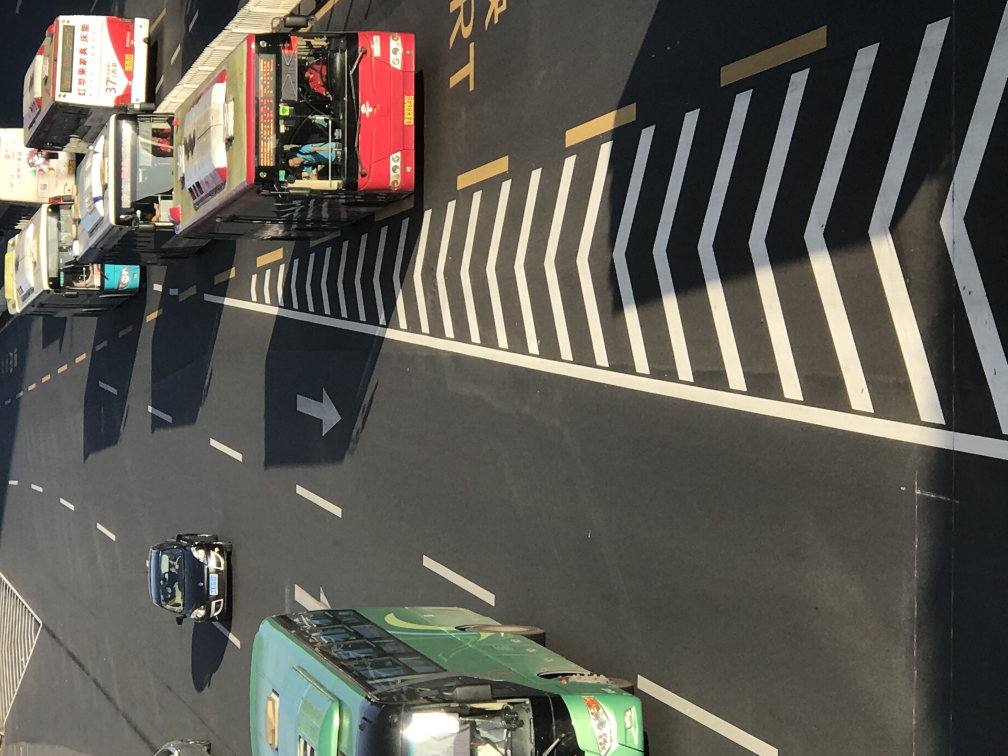
#> input picture data/shipai/normal/IMG_3236.JPG, 4032 x 3024 px, found by its file name (shown at 1/4 size); its folder holds 4 pictures in this run
$ python images_cluster.py
#> lines starting #> are read from the running program, lines starting #| are printed output that depends on the picture; pictures that were not available may be replaced by others from this repository, and a replacement may not be noted
# -*- coding:utf-8 -*-

from PIL import Image
import cv2
import numpy as np
import os
from sklearn.cluster import KMeans
'''
   @author:bqFirst
   date:2018-8

'''


# Compute low order moments(1,2,3)
def color_moments(img):
    """compute feature with color moment"""

    # Convert BGR to HSV color space
    hsv = cv2.cvtColor(img, cv2.COLOR_BGR2HSV)
    # Split the channels - h,s,v
    h, s, v = cv2.split(hsv)
    # Initialize the color feature
    color_feature = []
    # N = h.shape[0] * h.shape[1]
    # The first central moment - average
    h_mean = np.mean(h)  # np.sum(h)/float(N)
    s_mean = np.mean(s)  # np.sum(s)/float(N)
    v_mean = np.mean(v)  # np.sum(v)/float(N)
    color_feature.extend([h_mean, s_mean, v_mean])
    # The second central moment - standard deviation
    h_std = np.std(h)  # np.sqrt(np.mean(abs(h - h.mean())**2))
    s_std = np.std(s)  # np.sqrt(np.mean(abs(s - s.mean())**2))
    v_std = np.std(v)  # np.sqrt(np.mean(abs(v - v.mean())**2))
    color_feature.extend([h_std, s_std, v_std])
    # The third central moment - the third root of the skewness
    h_skewness = np.mean(abs(h - h.mean())**3)
    s_skewness = np.mean(abs(s - s.mean())**3)
    v_skewness = np.mean(abs(v - v.mean())**3)
    h_thirdMoment = h_skewness**(1./3)
    s_thirdMoment = s_skewness**(1./3)
    v_thirdMoment = v_skewness**(1./3)
    color_feature.extend([h_thirdMoment, s_thirdMoment, v_thirdMoment])
    return color_feature


def cut(file,vx,vy):
    """

    :param file:
    :param vx: 块大小
    :param vy: 块大小
    :return:分块集
    像素大小：4032 x 3024 分为：12 x 9个块 阈值:1.5*中位数(根据训练样本的变化调整)
                        分为：4 x 3个块 正确率为：0.95左右(比12x9稍高)
    """
    im = Image.open(file)

    #偏移量,滑动量
    dx = vx
    dy = vy
    n = 1

    #左上角切割
    x1 = 0
    y1 = 0
    x2 = vx
    y2 = vy

    imgs = []
    #纵向
    while x2 <= 3024:
        #横向切
        while y2 <= 4032:
            name3 = file + str(n) + ".jpg"
            #print n,x1,y1,x2,y2
            im2 = im.crop((y1, x1, y2, x2))
            im2_mat = np.asanyarray(im2)
            imgs.append(im2_mat)
            # im2.save(name3)

            y1 = y1 + dy
            y2 = y1 + vy
            n = n + 1
        x1 = x1 + dx
        x2 = x1 + vx
        y1 = 0
        y2 = vy

    return imgs


# [49 lines left out: functions abnorm_discriminant, train_threshold, not called in this run]


def image_cluster(data, k):
    """
    :param data:100 * 108（12x9）
    :param k: 我们将图片分成三类，大概为：拥堵，正常，空旷
    :return: 类别索引
    """
    estimator = KMeans(n_clusters=k,init='k-means++')
    estimator.fit(data)
    label_pred = estimator.labels_
    label_1 = []
    label_2 = []
    label_3 = []
    for l in range(len(label_pred)):
        if label_pred[l] == 0:
            label_1.append(l)
        elif label_pred[l] == 1:
            label_2.append(l)
        else:
            label_3.append(l)

    centroids = estimator.cluster_centers_
    print("标签：\n", label_pred)
    # print("聚类中心：\n",centroids)
    return label_1, label_2, label_3


if __name__ == "__main__":

    file_dir_norm = "E:\GitRepository\img_recg\data\shipai\\train"
    files_norm = []
    # get files at the current directory path
    for root, dirs, files_name in os.walk(file_dir_norm):
        for file in files_name:
            files_norm.append(root + '\\' + file)
    # compute features of normal images
    f_norm = []
    blocks = []  # 用于对应图像块的特征值平均
    cf_clusters = []  # 用于聚类
    cf_images = []  # 聚类后，根据标签索引将图片分类
    # 将图像分块,并提取特征
    vx = 1008  # 块大小
    vy = 1008
    n_blk = 4*3
    for b in range(n_blk):
        blocks.append([])
    for file in files_norm:
        cf_cluster = []  # 整张图片的特征
        cf_image = []  # 整张图片的特征
        res = cut(file, vx, vy)  # 切成块（4x3）
#> in cut, im is the input picture: PIL image 4032x3024 RGB; mean R, G, B 94.4, 91.6, 84.1
#> after the loop in cut, `while x2 <= 3024:`:
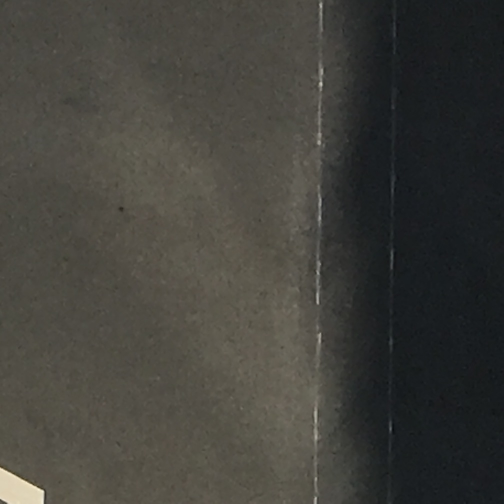
#> im2: PIL image 1008x1008 RGB (shown at 1/2 size); mean R, G, B 65.8, 64.7, 59.3
#> after the loop in cut, `while x2 <= 3024:`: imgs = 12 items; n = 13; x1 = 3024
#> res = 12 items
        # 提取每个块的特征
        for b in range(len(res)):
            blk_cf = color_moments(res[b])  # 块特征提取
            blocks[b].append(blk_cf)

            cf_cluster.extend(blk_cf)

            cf_image.append(blk_cf)
#> this loop made 12 passes
#> (h_mean in color_moments, s_mean in color_moments, v_mean in color_moments, h_std in color_moments, s_std in color_moments, v_std in color_moments, h_skewness in color_moments, s_skewness in color_moments) on passes 1, 2, 3, 4, 5, 6, 7, 8, 10, 11, 12: (80.1, 51.94, 149.6, 37.94, 40.88, 83.33, 85292.3, 127496.1), (96.18, 75.48, 106.9, 25.37, 53.44, 78.9, 43230.5, 253172.4), (56.81, 44.58, 76.41, 41.84, 24.34, 56.67, 75200, 39381.2), (25.83, 44.71, 60.49, 24.8, 27.86, 55.51, 39990.8, 54652.4), (48.9, 36.18, 83.56, 41.05, 35.05, 44.62, 80235.8, 73422.8), (68.46, 36.72, 90.11, 39.34, 20.92, 52.79, 70359.4, 16855.4), (90.23, 35.75, 109.9, 22.75, 15.69, 62.97, 34690.7, 10284.5), (78.23, 38.99, 109.4, 34.52, 18.28, 72.83, 60862.7, 16863.6), (74.61, 37.36, 118.5, 26.94, 23.74, 51.1, 28221.1, 23087.1), (89.87, 38.74, 92.92, 10.8, 22.79, 47.25, 3347.6, 42392.2), (73.35, 38.27, 67.51, 36.29, 11.33, 26.04, 61907.7, 2695.3)
#> (h_mean in color_moments, s_mean in color_moments, v_mean in color_moments, h_std in color_moments, s_std in color_moments, v_std in color_moments, h_skewness in color_moments, s_skewness in color_moments) on pass 9: (87.49, 22.95, 109.2, 26, 18.53, 33.93, 44524.3, 20723.5)
#> pass 1, in color_moments, `h, s, v = cv2.split(hsv)`:
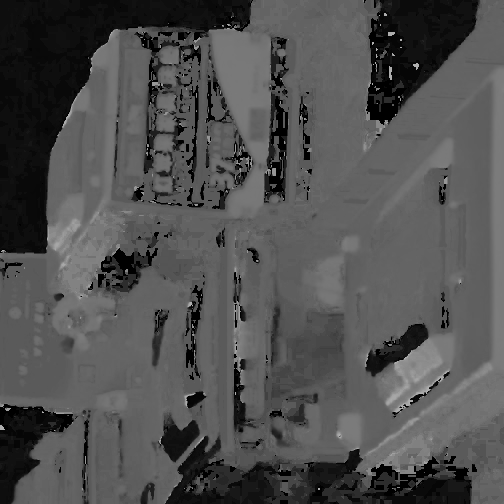
#> h: shape (1008, 1008) (shown at 1/2 size); min 0, max 179, mean 80.1
#> pass 1, in color_moments, `h, s, v = cv2.split(hsv)`:
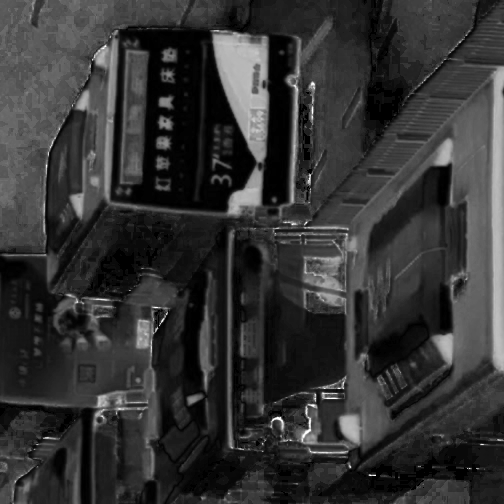
#> s: shape (1008, 1008) (shown at 1/2 size); min 0, max 255, mean 51.9
#> pass 1, in color_moments, `h, s, v = cv2.split(hsv)`:
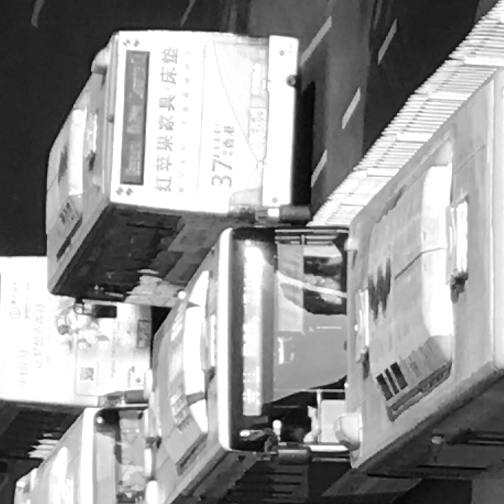
#> v: shape (1008, 1008) (shown at 1/2 size); min 0, max 255, mean 149.6
#> after the loop, cf_cluster = 108 values, max 149.6 at index 2, min 10.8 at index 93, mean 51.17; cf_image = 12 items

        cf_clusters.append(cf_cluster)
        cf_images.append(cf_image)  # 图片特征,大小为100

    # 对正常图像进行聚类：
    data = np.array(cf_clusters)
    label_1, label_2, label_3 = image_cluster(data, k=2)  # 三类：拥堵，正常，空旷
#> (the run stopped early here; a loop or call above may not have finished)

$ run again, on data/shipai/normal/IMG_3243.JPG
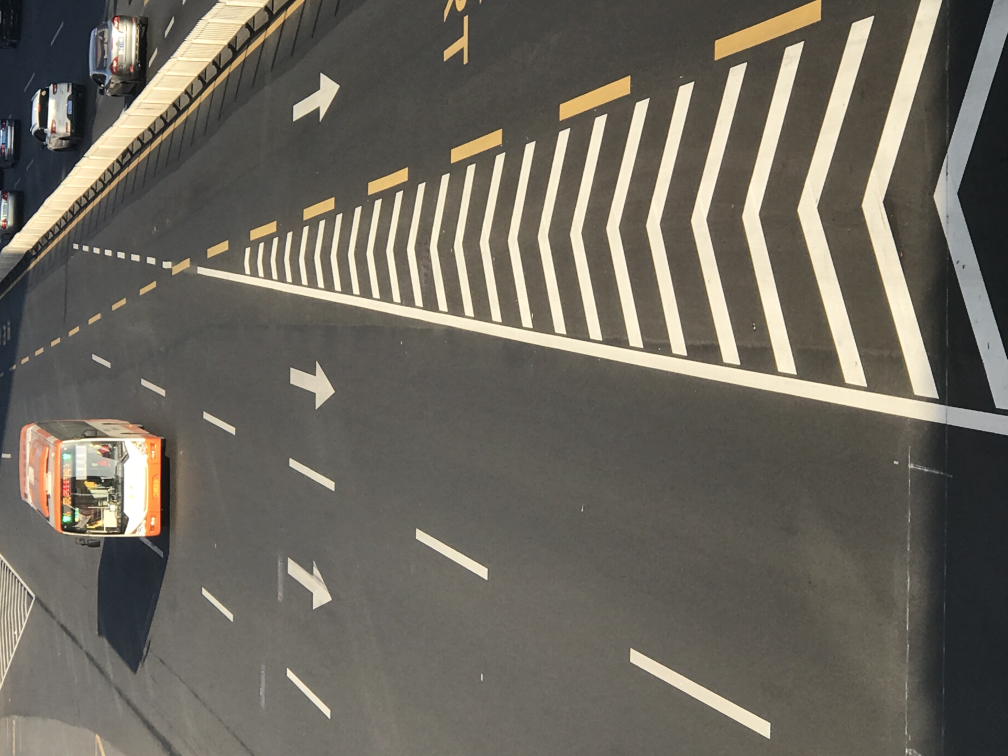
#> input picture data/shipai/normal/IMG_3243.JPG, 4032 x 3024 px, found by its file name (shown at 1/4 size)
#> in cut, im is the input picture: PIL image 4032x3024 RGB; mean R, G, B 108.2, 103.7, 94.1
#> after the loop in cut, `while x2 <= 3024:`:
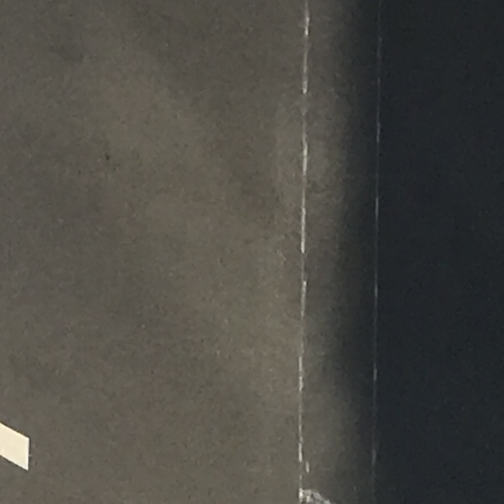
#> im2: PIL image 1008x1008 RGB (shown at 1/2 size); mean R, G, B 76.1, 74.3, 68.6
#> after the loop in cut, `while x2 <= 3024:`: imgs = 12 items; n = 13; x1 = 3024
#> res = 12 items
#> the loop `for b in range(len(res)):` made 12 passes
#> (h_mean in color_moments, s_mean in color_moments, v_mean in color_moments, h_std in color_moments, s_std in color_moments, v_std in color_moments, h_skewness in color_moments, s_skewness in color_moments) on passes 1, 2, 3, 4, 8, 9, 12: (67.7, 46.84, 103.8, 41.54, 35.18, 71.15, 87082.5, 61875.4), (96.75, 33.9, 100.9, 6.71, 24.56, 52.74, 2011, 38474.7), (100.3, 45.14, 118.6, 3.13, 21.56, 65.75, 66.09, 28290.4), (81.16, 46.15, 115.5, 33.65, 21.85, 73.87, 58727, 28304.6), (77.96, 37.77, 111.1, 34.57, 17.34, 70.35, 59760.3, 11247.2), (89.6, 31.2, 117.2, 28.34, 23.42, 39.26, 55394.3, 50547.2), (73.69, 37.71, 78.09, 37.75, 8.9, 26.86, 68672.2, 1474)
#> pass 1, in color_moments, `h, s, v = cv2.split(hsv)`:
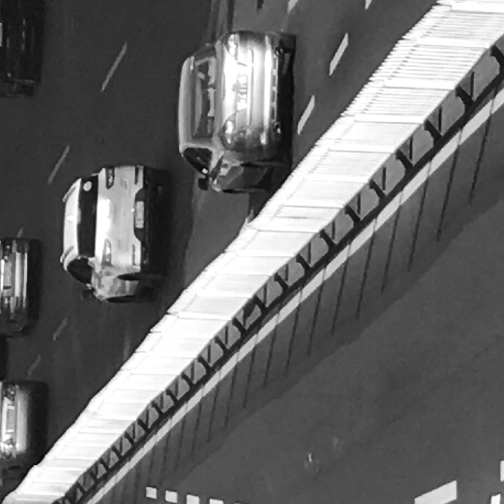
#> v: shape (1008, 1008) (shown at 1/2 size); min 1, max 255, mean 103.8
#> after the loop `for b in range(len(res)):`: cf_cluster = 108 values, max 119.5 at index 56, min 2.66 at index 93, mean 48.27; cf_image = 12 items

$ run again, on data/shipai/normal/IMG_3245.JPG
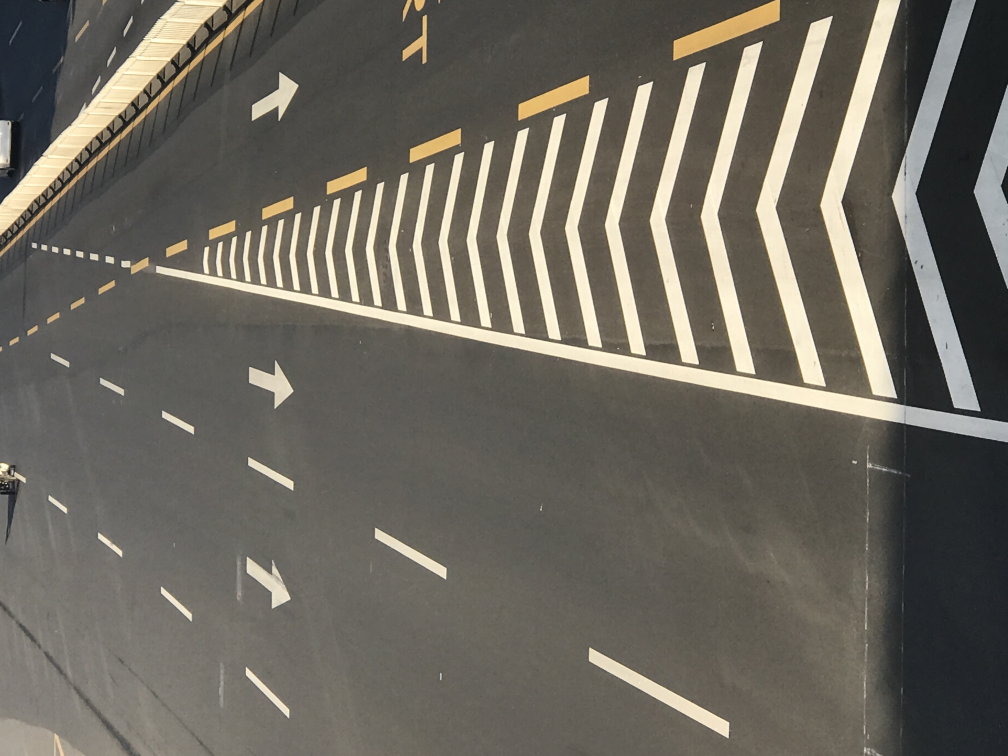
#> input picture data/shipai/normal/IMG_3245.JPG, 4032 x 3024 px, found by its file name (shown at 1/4 size)
#> in cut, im is the input picture: PIL image 4032x3024 RGB; mean R, G, B 107.7, 103.6, 94.4
#> after the loop in cut, `while x2 <= 3024:`:
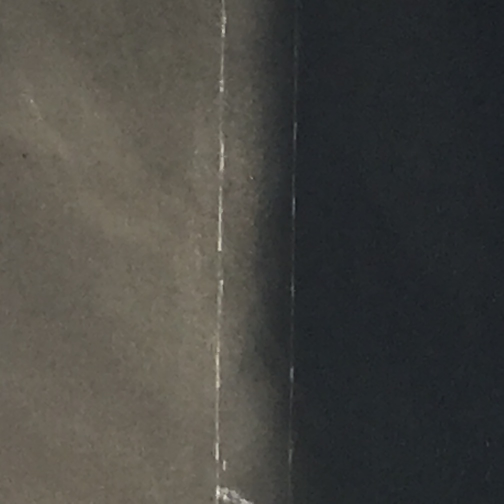
#> im2: PIL image 1008x1008 RGB (shown at 1/2 size); mean R, G, B 71.1, 70.1, 65.7
#> after the loop in cut, `while x2 <= 3024:`: imgs = 12 items; n = 13; x1 = 3024
#> res = 12 items
#> the loop `for b in range(len(res)):` made 12 passes
#> (h_mean in color_moments, s_mean in color_moments, v_mean in color_moments, h_std in color_moments, s_std in color_moments, v_std in color_moments, h_skewness in color_moments, s_skewness in color_moments) on passes 1, 2, 4, 6, 7, 8: (77.94, 38.95, 103.3, 36.29, 33.22, 64.29, 76559.4, 54496.8), (97.29, 34.01, 103.4, 5.81, 22.59, 53.94, 1254.9, 29666.4), (68.16, 40.6, 109.8, 39.39, 20.33, 74.61, 67726.3, 20708), (98.84, 29.73, 117.8, 3.65, 13.25, 49.75, 97.86, 4445.1), (99.31, 40.17, 124.4, 2.86, 12.64, 60.67, 52.79, 4309.2), (64.84, 35.95, 103.9, 39.81, 17.33, 71.12, 69189.3, 10964)
#> pass 1, in color_moments, `h, s, v = cv2.split(hsv)`:
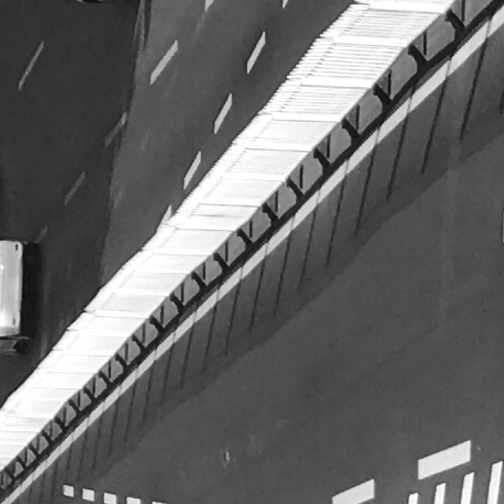
#> v: shape (1008, 1008) (shown at 1/2 size); min 4, max 255, mean 103.3
#> after the loop `for b in range(len(res)):`: cf_cluster = 108 values, max 126.6 at index 20, min 2.75 at index 93, mean 45.64; cf_image = 12 items
